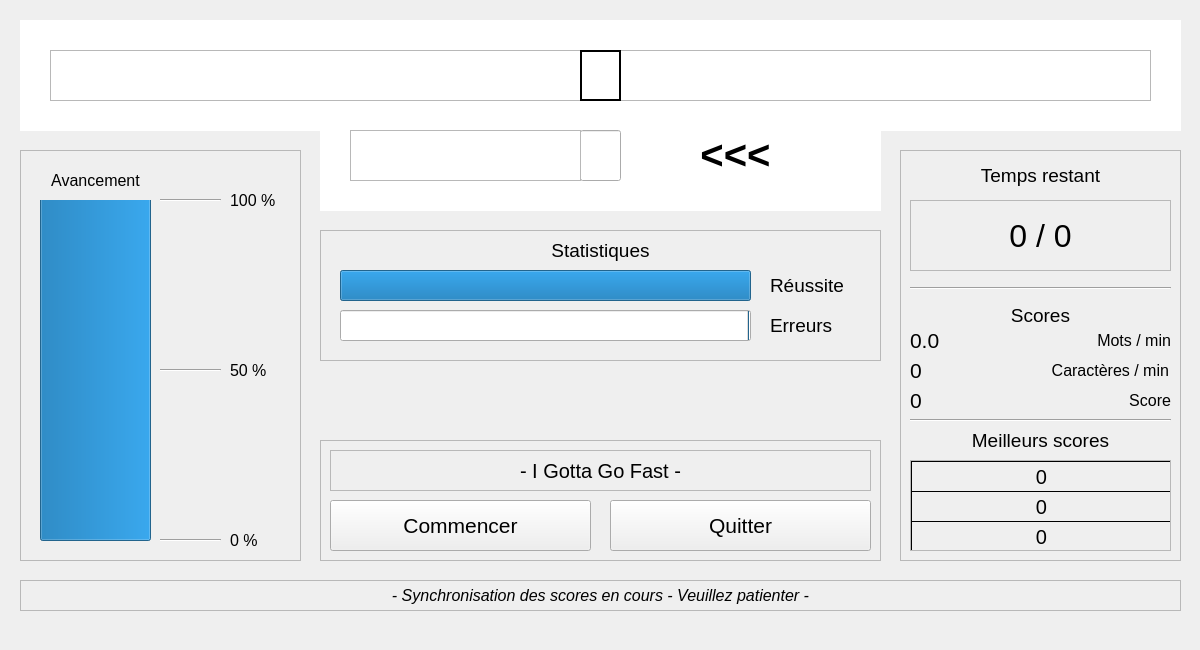
<?xml version="1.0" encoding="UTF-8"?>
<ui version="4.0">
 <class>Module</class>
 <widget class="QMainWindow" name="Module">
  <property name="geometry">
   <rect>
    <x>0</x>
    <y>0</y>
    <width>1200</width>
    <height>650</height>
   </rect>
  </property>
  <property name="sizePolicy">
   <sizepolicy hsizetype="Fixed" vsizetype="Fixed">
    <horstretch>0</horstretch>
    <verstretch>0</verstretch>
   </sizepolicy>
  </property>
  <property name="minimumSize">
   <size>
    <width>1200</width>
    <height>650</height>
   </size>
  </property>
  <property name="maximumSize">
   <size>
    <width>1200</width>
    <height>650</height>
   </size>
  </property>
  <property name="windowTitle">
   <string>Module</string>
  </property>
  <widget class="QWidget" name="Fenetre">
   <widget class="QFrame" name="SFrameAvancement">
    <property name="geometry">
     <rect>
      <x>20</x>
      <y>150</y>
      <width>281</width>
      <height>411</height>
     </rect>
    </property>
    <property name="frameShape">
     <enum>QFrame::StyledPanel</enum>
    </property>
    <property name="frameShadow">
     <enum>QFrame::Raised</enum>
    </property>
    <widget class="QLabel" name="LabelAvancementT">
     <property name="geometry">
      <rect>
       <x>20</x>
       <y>20</y>
       <width>111</width>
       <height>21</height>
      </rect>
     </property>
     <property name="font">
      <font>
       <pointsize>12</pointsize>
      </font>
     </property>
     <property name="text">
      <string>Avancement</string>
     </property>
     <property name="alignment">
      <set>Qt::AlignCenter</set>
     </property>
    </widget>
    <widget class="QProgressBar" name="BarreAvancement">
     <property name="geometry">
      <rect>
       <x>20</x>
       <y>50</y>
       <width>111</width>
       <height>341</height>
      </rect>
     </property>
     <property name="value">
      <number>100</number>
     </property>
     <property name="textVisible">
      <bool>false</bool>
     </property>
     <property name="orientation">
      <enum>Qt::Vertical</enum>
     </property>
     <property name="textDirection">
      <enum>QProgressBar::TopToBottom</enum>
     </property>
    </widget>
    <widget class="QLabel" name="Label100">
     <property name="geometry">
      <rect>
       <x>210</x>
       <y>30</y>
       <width>51</width>
       <height>41</height>
      </rect>
     </property>
     <property name="font">
      <font>
       <pointsize>12</pointsize>
      </font>
     </property>
     <property name="text">
      <string>100 %</string>
     </property>
     <property name="alignment">
      <set>Qt::AlignLeading|Qt::AlignLeft|Qt::AlignVCenter</set>
     </property>
    </widget>
    <widget class="QLabel" name="Label50">
     <property name="geometry">
      <rect>
       <x>210</x>
       <y>200</y>
       <width>51</width>
       <height>41</height>
      </rect>
     </property>
     <property name="font">
      <font>
       <pointsize>12</pointsize>
      </font>
     </property>
     <property name="text">
      <string>50 %</string>
     </property>
    </widget>
    <widget class="QLabel" name="Label0">
     <property name="geometry">
      <rect>
       <x>210</x>
       <y>370</y>
       <width>51</width>
       <height>41</height>
      </rect>
     </property>
     <property name="font">
      <font>
       <pointsize>12</pointsize>
      </font>
     </property>
     <property name="text">
      <string>0 %</string>
     </property>
    </widget>
    <widget class="Line" name="Ligne100">
     <property name="geometry">
      <rect>
       <x>140</x>
       <y>35</y>
       <width>61</width>
       <height>31</height>
      </rect>
     </property>
     <property name="orientation">
      <enum>Qt::Horizontal</enum>
     </property>
    </widget>
    <widget class="Line" name="Ligne50">
     <property name="geometry">
      <rect>
       <x>140</x>
       <y>210</y>
       <width>61</width>
       <height>21</height>
      </rect>
     </property>
     <property name="orientation">
      <enum>Qt::Horizontal</enum>
     </property>
    </widget>
    <widget class="Line" name="Ligne0">
     <property name="geometry">
      <rect>
       <x>140</x>
       <y>380</y>
       <width>61</width>
       <height>21</height>
      </rect>
     </property>
     <property name="orientation">
      <enum>Qt::Horizontal</enum>
     </property>
    </widget>
   </widget>
   <widget class="QFrame" name="SFrameTemps">
    <property name="geometry">
     <rect>
      <x>900</x>
      <y>150</y>
      <width>281</width>
      <height>411</height>
     </rect>
    </property>
    <property name="autoFillBackground">
     <bool>false</bool>
    </property>
    <property name="frameShape">
     <enum>QFrame::StyledPanel</enum>
    </property>
    <property name="frameShadow">
     <enum>QFrame::Raised</enum>
    </property>
    <widget class="QLabel" name="LabelRestantT">
     <property name="geometry">
      <rect>
       <x>10</x>
       <y>10</y>
       <width>261</width>
       <height>31</height>
      </rect>
     </property>
     <property name="font">
      <font>
       <pointsize>14</pointsize>
      </font>
     </property>
     <property name="text">
      <string>Temps restant</string>
     </property>
     <property name="alignment">
      <set>Qt::AlignCenter</set>
     </property>
    </widget>
    <widget class="QLabel" name="LabelRestantV">
     <property name="geometry">
      <rect>
       <x>10</x>
       <y>50</y>
       <width>261</width>
       <height>71</height>
      </rect>
     </property>
     <property name="font">
      <font>
       <pointsize>24</pointsize>
      </font>
     </property>
     <property name="frameShape">
      <enum>QFrame::StyledPanel</enum>
     </property>
     <property name="text">
      <string>0 / 0</string>
     </property>
     <property name="alignment">
      <set>Qt::AlignCenter</set>
     </property>
    </widget>
    <widget class="QLabel" name="LabelMotsMin">
     <property name="geometry">
      <rect>
       <x>180</x>
       <y>180</y>
       <width>91</width>
       <height>21</height>
      </rect>
     </property>
     <property name="font">
      <font>
       <pointsize>12</pointsize>
      </font>
     </property>
     <property name="text">
      <string>Mots / min</string>
     </property>
     <property name="alignment">
      <set>Qt::AlignRight|Qt::AlignTrailing|Qt::AlignVCenter</set>
     </property>
    </widget>
    <widget class="Line" name="LigneRestant2Scores">
     <property name="geometry">
      <rect>
       <x>10</x>
       <y>130</y>
       <width>261</width>
       <height>16</height>
      </rect>
     </property>
     <property name="orientation">
      <enum>Qt::Horizontal</enum>
     </property>
    </widget>
    <widget class="QLabel" name="LabelMotsMinV">
     <property name="geometry">
      <rect>
       <x>10</x>
       <y>180</y>
       <width>151</width>
       <height>21</height>
      </rect>
     </property>
     <property name="font">
      <font>
       <pointsize>16</pointsize>
      </font>
     </property>
     <property name="text">
      <string>0.0</string>
     </property>
    </widget>
    <widget class="QLabel" name="LabelScore">
     <property name="geometry">
      <rect>
       <x>200</x>
       <y>240</y>
       <width>71</width>
       <height>21</height>
      </rect>
     </property>
     <property name="font">
      <font>
       <pointsize>12</pointsize>
      </font>
     </property>
     <property name="text">
      <string>Score</string>
     </property>
     <property name="alignment">
      <set>Qt::AlignRight|Qt::AlignTrailing|Qt::AlignVCenter</set>
     </property>
    </widget>
    <widget class="QLabel" name="LabelScoreV">
     <property name="geometry">
      <rect>
       <x>10</x>
       <y>240</y>
       <width>151</width>
       <height>21</height>
      </rect>
     </property>
     <property name="font">
      <font>
       <pointsize>16</pointsize>
      </font>
     </property>
     <property name="text">
      <string>0</string>
     </property>
    </widget>
    <widget class="Line" name="LigneScores2Best">
     <property name="geometry">
      <rect>
       <x>10</x>
       <y>260</y>
       <width>261</width>
       <height>20</height>
      </rect>
     </property>
     <property name="orientation">
      <enum>Qt::Horizontal</enum>
     </property>
    </widget>
    <widget class="QScrollArea" name="ScoresBox">
     <property name="geometry">
      <rect>
       <x>10</x>
       <y>310</y>
       <width>261</width>
       <height>91</height>
      </rect>
     </property>
     <property name="widgetResizable">
      <bool>true</bool>
     </property>
     <widget class="QWidget" name="SScoresBox">
      <property name="geometry">
       <rect>
        <x>0</x>
        <y>0</y>
        <width>259</width>
        <height>89</height>
       </rect>
      </property>
      <widget class="QLabel" name="LabelMeilleur1">
       <property name="geometry">
        <rect>
         <x>0</x>
         <y>0</y>
         <width>261</width>
         <height>31</height>
        </rect>
       </property>
       <property name="font">
        <font>
         <pointsize>15</pointsize>
        </font>
       </property>
       <property name="frameShape">
        <enum>QFrame::Box</enum>
       </property>
       <property name="text">
        <string>0</string>
       </property>
       <property name="alignment">
        <set>Qt::AlignCenter</set>
       </property>
      </widget>
      <widget class="QLabel" name="LabelMeilleur2">
       <property name="geometry">
        <rect>
         <x>0</x>
         <y>30</y>
         <width>261</width>
         <height>31</height>
        </rect>
       </property>
       <property name="font">
        <font>
         <pointsize>15</pointsize>
        </font>
       </property>
       <property name="frameShape">
        <enum>QFrame::Box</enum>
       </property>
       <property name="text">
        <string>0</string>
       </property>
       <property name="alignment">
        <set>Qt::AlignCenter</set>
       </property>
      </widget>
      <widget class="QLabel" name="LabelMeilleur3">
       <property name="geometry">
        <rect>
         <x>0</x>
         <y>60</y>
         <width>261</width>
         <height>31</height>
        </rect>
       </property>
       <property name="font">
        <font>
         <pointsize>15</pointsize>
        </font>
       </property>
       <property name="frameShape">
        <enum>QFrame::Box</enum>
       </property>
       <property name="text">
        <string>0</string>
       </property>
       <property name="alignment">
        <set>Qt::AlignCenter</set>
       </property>
      </widget>
     </widget>
    </widget>
    <widget class="QLabel" name="LabelScoreT">
     <property name="geometry">
      <rect>
       <x>10</x>
       <y>150</y>
       <width>261</width>
       <height>31</height>
      </rect>
     </property>
     <property name="font">
      <font>
       <pointsize>14</pointsize>
      </font>
     </property>
     <property name="text">
      <string>Scores</string>
     </property>
     <property name="alignment">
      <set>Qt::AlignCenter</set>
     </property>
    </widget>
    <widget class="QLabel" name="LabelBestT">
     <property name="geometry">
      <rect>
       <x>10</x>
       <y>280</y>
       <width>261</width>
       <height>21</height>
      </rect>
     </property>
     <property name="font">
      <font>
       <pointsize>14</pointsize>
      </font>
     </property>
     <property name="text">
      <string>Meilleurs scores</string>
     </property>
     <property name="alignment">
      <set>Qt::AlignCenter</set>
     </property>
    </widget>
    <widget class="QLabel" name="LabelCarMinV">
     <property name="geometry">
      <rect>
       <x>10</x>
       <y>210</y>
       <width>59</width>
       <height>21</height>
      </rect>
     </property>
     <property name="font">
      <font>
       <pointsize>16</pointsize>
      </font>
     </property>
     <property name="text">
      <string>0</string>
     </property>
    </widget>
    <widget class="QLabel" name="LabelCarMin">
     <property name="geometry">
      <rect>
       <x>138</x>
       <y>210</y>
       <width>131</width>
       <height>21</height>
      </rect>
     </property>
     <property name="font">
      <font>
       <pointsize>12</pointsize>
      </font>
     </property>
     <property name="text">
      <string>Caractères / min</string>
     </property>
     <property name="alignment">
      <set>Qt::AlignRight|Qt::AlignTrailing|Qt::AlignVCenter</set>
     </property>
    </widget>
   </widget>
   <widget class="QGraphicsView" name="SFrame1Saisie">
    <property name="geometry">
     <rect>
      <x>20</x>
      <y>20</y>
      <width>1161</width>
      <height>111</height>
     </rect>
    </property>
    <property name="frameShape">
     <enum>QFrame::NoFrame</enum>
    </property>
   </widget>
   <widget class="QFrame" name="SFrameControle">
    <property name="geometry">
     <rect>
      <x>320</x>
      <y>440</y>
      <width>561</width>
      <height>121</height>
     </rect>
    </property>
    <property name="frameShape">
     <enum>QFrame::StyledPanel</enum>
    </property>
    <property name="frameShadow">
     <enum>QFrame::Raised</enum>
    </property>
    <widget class="QPushButton" name="BoutonStartPause">
     <property name="geometry">
      <rect>
       <x>10</x>
       <y>60</y>
       <width>261</width>
       <height>51</height>
      </rect>
     </property>
     <property name="font">
      <font>
       <pointsize>16</pointsize>
      </font>
     </property>
     <property name="text">
      <string>Commencer</string>
     </property>
    </widget>
    <widget class="QPushButton" name="BoutonQuitter">
     <property name="geometry">
      <rect>
       <x>290</x>
       <y>60</y>
       <width>261</width>
       <height>51</height>
      </rect>
     </property>
     <property name="font">
      <font>
       <pointsize>16</pointsize>
      </font>
     </property>
     <property name="text">
      <string>Quitter</string>
     </property>
    </widget>
    <widget class="QLabel" name="LabelInfo">
     <property name="geometry">
      <rect>
       <x>10</x>
       <y>10</y>
       <width>541</width>
       <height>41</height>
      </rect>
     </property>
     <property name="font">
      <font>
       <pointsize>15</pointsize>
      </font>
     </property>
     <property name="frameShape">
      <enum>QFrame::StyledPanel</enum>
     </property>
     <property name="text">
      <string>- I Gotta Go Fast -</string>
     </property>
     <property name="alignment">
      <set>Qt::AlignCenter</set>
     </property>
    </widget>
   </widget>
   <widget class="QLabel" name="LabelTexteDroite">
    <property name="geometry">
     <rect>
      <x>50</x>
      <y>50</y>
      <width>531</width>
      <height>51</height>
     </rect>
    </property>
    <property name="font">
     <font>
      <family>Monospace</family>
      <pointsize>30</pointsize>
     </font>
    </property>
    <property name="toolTip">
     <string>&lt;html&gt;&lt;head/&gt;&lt;body&gt;&lt;p&gt;22 caractères de chaque côté&lt;/p&gt;&lt;/body&gt;&lt;/html&gt;</string>
    </property>
    <property name="frameShape">
     <enum>QFrame::StyledPanel</enum>
    </property>
    <property name="text">
     <string/>
    </property>
    <property name="alignment">
     <set>Qt::AlignRight|Qt::AlignTrailing|Qt::AlignVCenter</set>
    </property>
    <property name="indent">
     <number>0</number>
    </property>
   </widget>
   <widget class="QLabel" name="LabelTexteGauche">
    <property name="geometry">
     <rect>
      <x>620</x>
      <y>50</y>
      <width>531</width>
      <height>51</height>
     </rect>
    </property>
    <property name="font">
     <font>
      <family>Monospace</family>
      <pointsize>30</pointsize>
     </font>
    </property>
    <property name="frameShape">
     <enum>QFrame::StyledPanel</enum>
    </property>
    <property name="text">
     <string/>
    </property>
    <property name="margin">
     <number>0</number>
    </property>
    <property name="indent">
     <number>0</number>
    </property>
   </widget>
   <widget class="QLabel" name="LabelTexteCentre">
    <property name="geometry">
     <rect>
      <x>580</x>
      <y>50</y>
      <width>41</width>
      <height>51</height>
     </rect>
    </property>
    <property name="font">
     <font>
      <family>Monospace</family>
      <pointsize>30</pointsize>
     </font>
    </property>
    <property name="frameShape">
     <enum>QFrame::WinPanel</enum>
    </property>
    <property name="text">
     <string/>
    </property>
    <property name="alignment">
     <set>Qt::AlignCenter</set>
    </property>
   </widget>
   <widget class="QGraphicsView" name="SFrame2Saisie">
    <property name="geometry">
     <rect>
      <x>320</x>
      <y>130</y>
      <width>561</width>
      <height>81</height>
     </rect>
    </property>
    <property name="frameShape">
     <enum>QFrame::NoFrame</enum>
    </property>
   </widget>
   <widget class="QLineEdit" name="EntryTapeCentre">
    <property name="geometry">
     <rect>
      <x>580</x>
      <y>130</y>
      <width>41</width>
      <height>51</height>
     </rect>
    </property>
    <property name="font">
     <font>
      <family>Monospace</family>
      <pointsize>30</pointsize>
     </font>
    </property>
    <property name="text">
     <string/>
    </property>
    <property name="alignment">
     <set>Qt::AlignCenter</set>
    </property>
   </widget>
   <widget class="QLabel" name="LabelTapeDroit">
    <property name="geometry">
     <rect>
      <x>350</x>
      <y>130</y>
      <width>231</width>
      <height>51</height>
     </rect>
    </property>
    <property name="font">
     <font>
      <family>Monospace</family>
      <pointsize>30</pointsize>
     </font>
    </property>
    <property name="toolTip">
     <string>&lt;html&gt;&lt;head/&gt;&lt;body&gt;&lt;p&gt;8 caractères&lt;/p&gt;&lt;/body&gt;&lt;/html&gt;</string>
    </property>
    <property name="frameShape">
     <enum>QFrame::StyledPanel</enum>
    </property>
    <property name="text">
     <string/>
    </property>
    <property name="alignment">
     <set>Qt::AlignRight|Qt::AlignTrailing|Qt::AlignVCenter</set>
    </property>
    <property name="indent">
     <number>0</number>
    </property>
   </widget>
   <widget class="QLabel" name="LabelTapeFleche">
    <property name="geometry">
     <rect>
      <x>620</x>
      <y>130</y>
      <width>231</width>
      <height>51</height>
     </rect>
    </property>
    <property name="font">
     <font>
      <pointsize>30</pointsize>
      <weight>75</weight>
      <italic>false</italic>
      <bold>true</bold>
     </font>
    </property>
    <property name="toolTip">
     <string>&lt;html&gt;&lt;head/&gt;&lt;body&gt;&lt;p&gt;Il faut que l'on fasse clignoter ce label si le caractère est juste ou faux&lt;/p&gt;&lt;/body&gt;&lt;/html&gt;</string>
    </property>
    <property name="frameShape">
     <enum>QFrame::NoFrame</enum>
    </property>
    <property name="text">
     <string>    &lt;&lt;&lt;</string>
    </property>
    <property name="alignment">
     <set>Qt::AlignCenter</set>
    </property>
    <property name="indent">
     <number>0</number>
    </property>
   </widget>
   <widget class="QFrame" name="SFenetreStat">
    <property name="geometry">
     <rect>
      <x>320</x>
      <y>230</y>
      <width>561</width>
      <height>131</height>
     </rect>
    </property>
    <property name="frameShape">
     <enum>QFrame::StyledPanel</enum>
    </property>
    <property name="frameShadow">
     <enum>QFrame::Raised</enum>
    </property>
    <widget class="QLabel" name="LabelStatT">
     <property name="geometry">
      <rect>
       <x>160</x>
       <y>10</y>
       <width>241</width>
       <height>21</height>
      </rect>
     </property>
     <property name="font">
      <font>
       <pointsize>14</pointsize>
      </font>
     </property>
     <property name="text">
      <string>Statistiques</string>
     </property>
     <property name="alignment">
      <set>Qt::AlignCenter</set>
     </property>
    </widget>
    <widget class="QProgressBar" name="BarreReussite">
     <property name="geometry">
      <rect>
       <x>20</x>
       <y>40</y>
       <width>411</width>
       <height>31</height>
      </rect>
     </property>
     <property name="autoFillBackground">
      <bool>true</bool>
     </property>
     <property name="value">
      <number>100</number>
     </property>
     <property name="textVisible">
      <bool>false</bool>
     </property>
     <property name="invertedAppearance">
      <bool>false</bool>
     </property>
    </widget>
    <widget class="QProgressBar" name="BarreErreurs">
     <property name="geometry">
      <rect>
       <x>20</x>
       <y>80</y>
       <width>411</width>
       <height>31</height>
      </rect>
     </property>
     <property name="autoFillBackground">
      <bool>true</bool>
     </property>
     <property name="value">
      <number>0</number>
     </property>
     <property name="textVisible">
      <bool>false</bool>
     </property>
     <property name="invertedAppearance">
      <bool>true</bool>
     </property>
    </widget>
    <widget class="QLabel" name="LabelReussite">
     <property name="geometry">
      <rect>
       <x>450</x>
       <y>40</y>
       <width>91</width>
       <height>31</height>
      </rect>
     </property>
     <property name="font">
      <font>
       <pointsize>14</pointsize>
      </font>
     </property>
     <property name="text">
      <string>Réussite</string>
     </property>
     <property name="alignment">
      <set>Qt::AlignLeading|Qt::AlignLeft|Qt::AlignVCenter</set>
     </property>
    </widget>
    <widget class="QLabel" name="LabelErreurs">
     <property name="geometry">
      <rect>
       <x>450</x>
       <y>80</y>
       <width>91</width>
       <height>31</height>
      </rect>
     </property>
     <property name="font">
      <font>
       <pointsize>14</pointsize>
      </font>
     </property>
     <property name="text">
      <string>Erreurs</string>
     </property>
     <property name="alignment">
      <set>Qt::AlignLeading|Qt::AlignLeft|Qt::AlignVCenter</set>
     </property>
    </widget>
   </widget>
   <widget class="QLabel" name="LabelEtat">
    <property name="geometry">
     <rect>
      <x>20</x>
      <y>580</y>
      <width>1161</width>
      <height>31</height>
     </rect>
    </property>
    <property name="font">
     <font>
      <pointsize>12</pointsize>
      <italic>true</italic>
     </font>
    </property>
    <property name="frameShape">
     <enum>QFrame::StyledPanel</enum>
    </property>
    <property name="text">
     <string>- Synchronisation des scores en cours - Veuillez patienter -</string>
    </property>
    <property name="alignment">
     <set>Qt::AlignCenter</set>
    </property>
   </widget>
  </widget>
  <widget class="QMenuBar" name="Menu">
   <property name="geometry">
    <rect>
     <x>0</x>
     <y>0</y>
     <width>1200</width>
     <height>20</height>
    </rect>
   </property>
  </widget>
 </widget>
 <layoutdefault spacing="6" margin="11"/>
 <resources/>
 <connections>
  <connection>
   <sender>BoutonQuitter</sender>
   <signal>clicked()</signal>
   <receiver>Module</receiver>
   <slot>close()</slot>
   <hints>
    <hint type="sourcelabel">
     <x>740</x>
     <y>545</y>
    </hint>
    <hint type="destinationlabel">
     <x>599</x>
     <y>299</y>
    </hint>
   </hints>
  </connection>
 </connections>
</ui>
